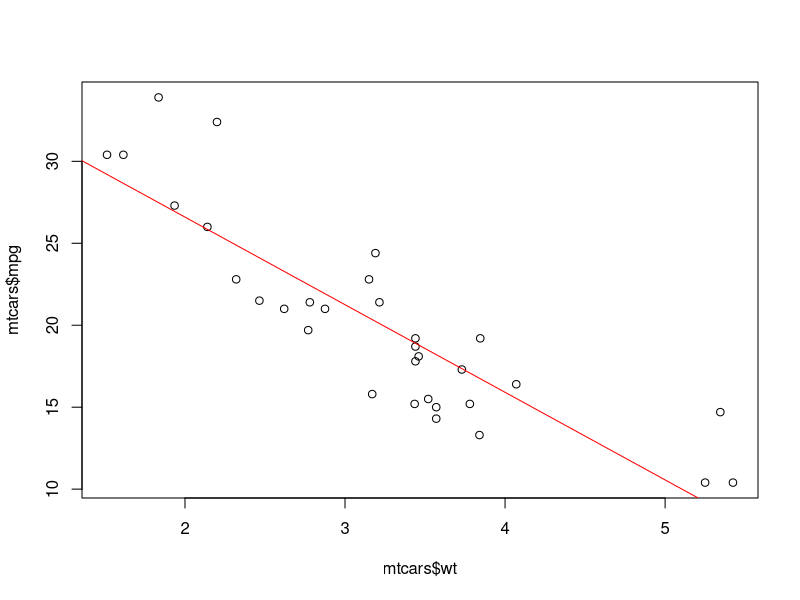
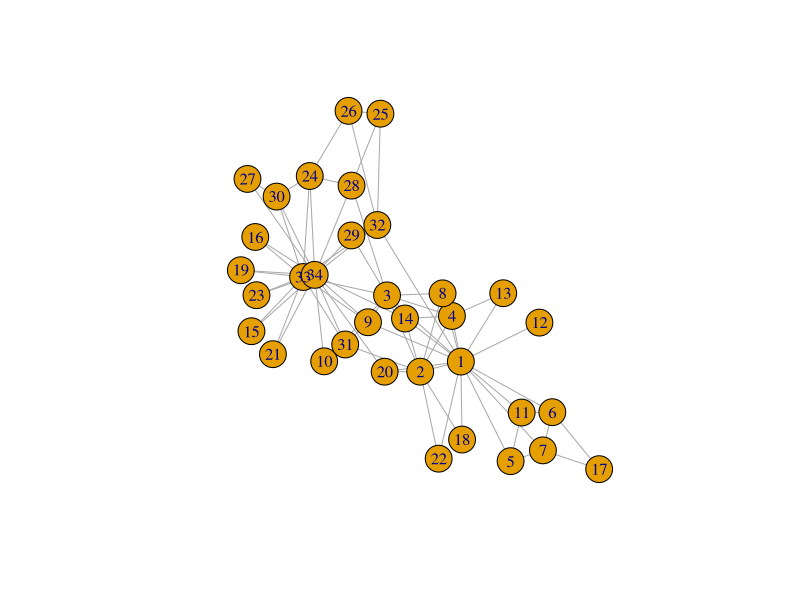
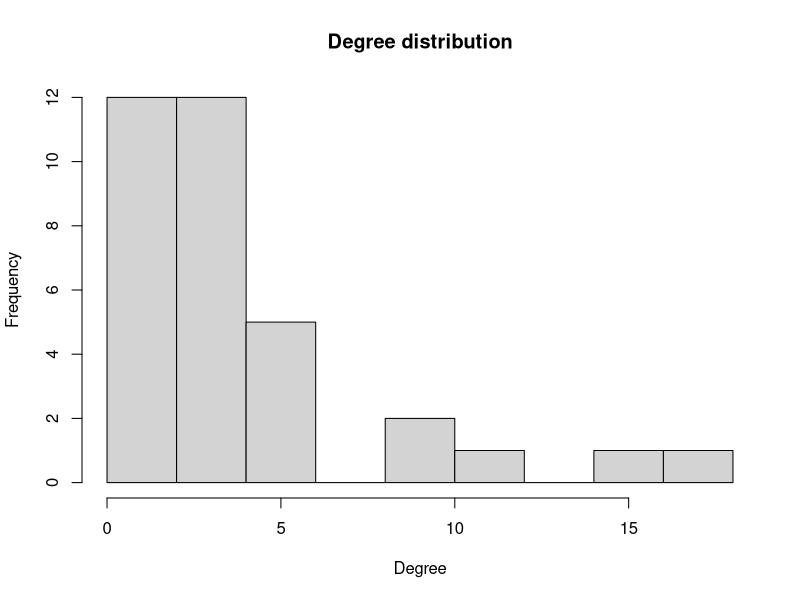
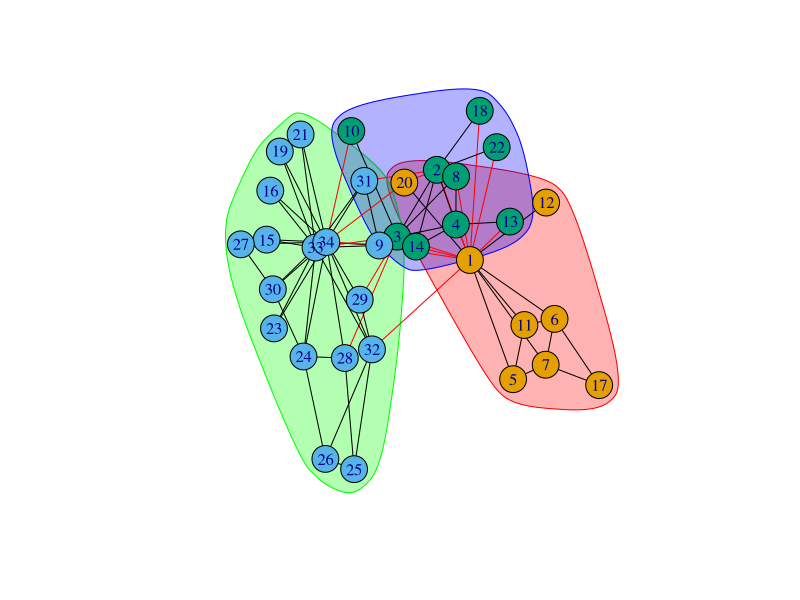
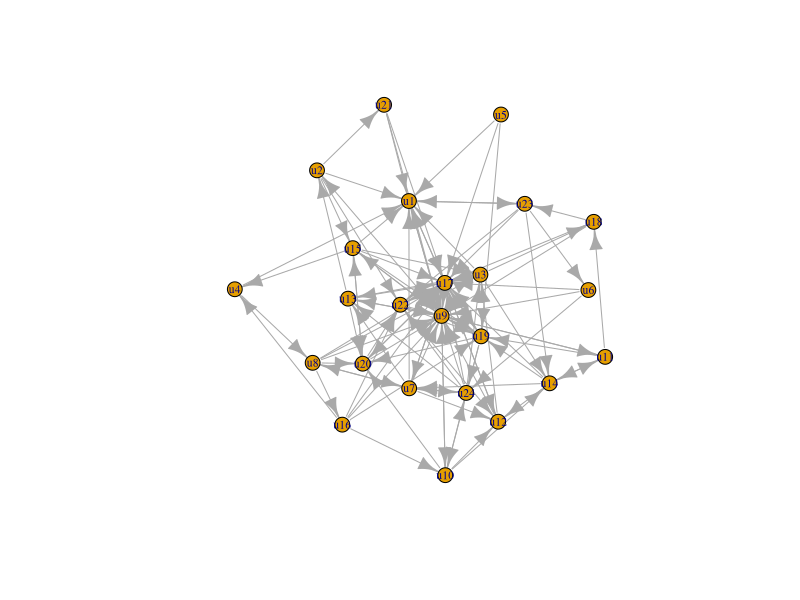
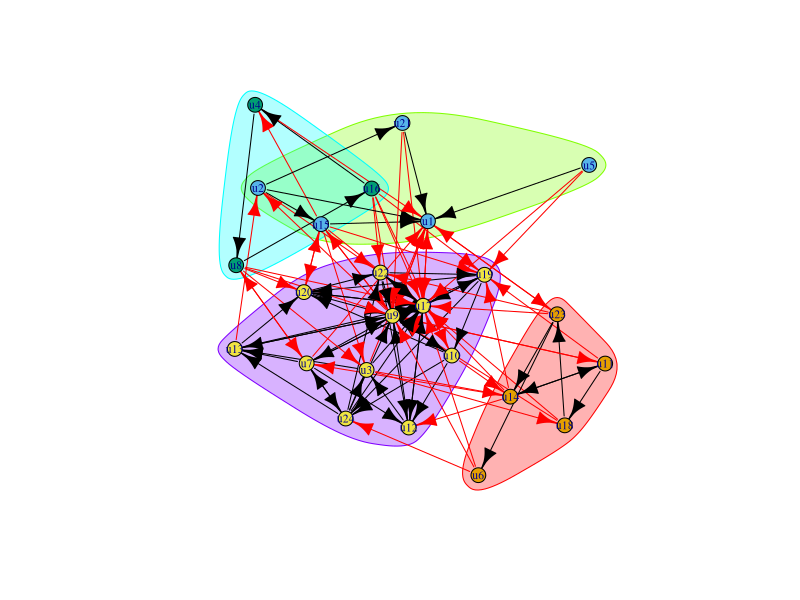

Generate these figures, in order, with R:
## ---- chunk 1
knitr::opts_chunk$set(echo = TRUE)
## ---- chunk 2
# am: 0 = automatic, 1 = manual
# convert to a factor with readable labels (see Tutorial 1)
mtcars$am <- factor(mtcars$am,
                    levels = c(0, 1),
                    labels = c("automatic", "manual"))

table(mtcars$am)

# t-test: is the mean mpg different between the two groups?
t.test(mpg ~ am, data = mtcars)
## ---- chunk 3
# cross table
tbl <- table(mtcars$cyl, mtcars$am)
tbl

# chi-square test: H0 = no association
chisq.test(tbl)
## ---- chunk 4
fisher.test(tbl)
## ---- chunk 5
model1 <- lm(mpg ~ wt, data = mtcars)
summary(model1)
## ---- chunk 6
plot(mtcars$wt, mtcars$mpg)
abline(model1, col = "red")
## ---- chunk 7
model2 <- lm(mpg ~ wt + hp, data = mtcars)
summary(model2)
## ---- chunk 8
AIC(model1, model2)
## ---- chunk 9
model3 <- lm(mpg ~ wt + factor(cyl), data = mtcars)
summary(model3)
## ---- chunk 10
# am is now a factor, so the model predicts P(am = "manual")
model4 <- glm(am ~ wt + hp, data = mtcars, family = binomial)
summary(model4)
## ---- chunk 11
exp(coef(model4))
## ---- chunk 12
# install.packages("igraph")   # run once if not installed
library(igraph)
## ---- chunk 13
g <- make_graph("Zachary")
g

# nodes and edges
V(g)
E(g)

# how big is the network?
vcount(g)
ecount(g)
## ---- chunk 14
plot(g)
## ---- chunk 15
deg <- degree(g)
deg

# who has the most ties?
V(g)$name[which.max(deg)]
## ---- chunk 16
hist(degree(g), main = "Degree distribution", xlab = "Degree")
## ---- chunk 17
edge_density(g)
## ---- chunk 18
bet <- betweenness(g)
clo <- closeness(g)

# top-3 by each measure
V(g)$name[order(bet, decreasing = TRUE)[1:3]]   # by betweenness
V(g)$name[order(clo, decreasing = TRUE)[1:3]]   # by closeness
## ---- chunk 19
cm <- cluster_fast_greedy(g)
membership(cm)

# how many communities, how big?
sizes(cm)

# plot with communities highlighted
plot(cm, g)
## ---- chunk 20
V(g)$name[c(1, 34)]
## ---- chunk 21
edges <- read.csv("social_edges.csv")
head(edges)

sg <- graph_from_data_frame(edges, directed = TRUE)
sg

plot(sg, vertex.size = 8, vertex.label.cex = 0.7)
## ---- chunk 22
in_deg <- degree(sg, mode = "in")
sort(in_deg, decreasing = TRUE)

# top-3 influencers
V(sg)$name[order(in_deg, decreasing = TRUE)[1:3]]
## ---- chunk 23
# cluster_fast_greedy works on undirected graphs only.
# For a directed graph, use walktrap (random walks) or infomap instead.
cm2 <- cluster_walktrap(sg)
sizes(cm2)
plot(cm2, sg, vertex.size = 8, vertex.label.cex = 0.7)
